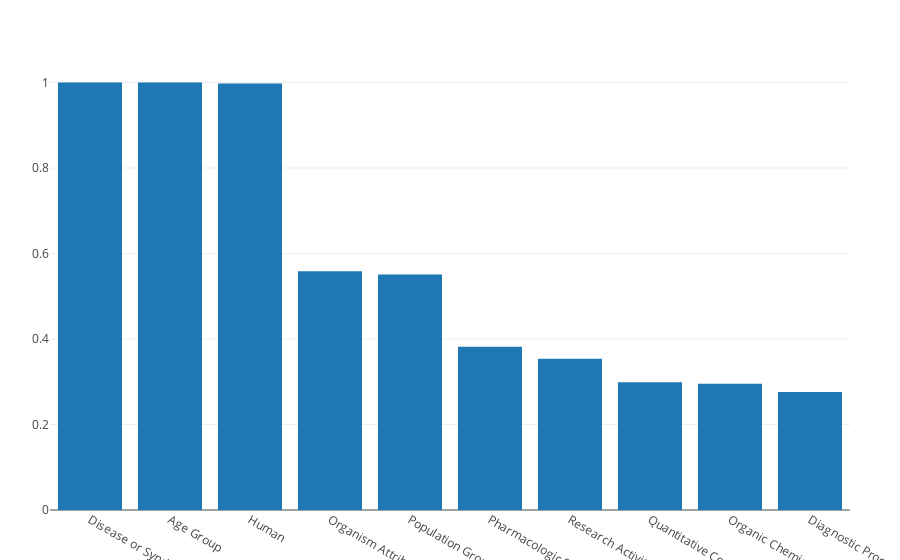

Notebook code cell kept with this figure:
### Code cell
plot(bar(x=semantics_ped[1:10,:semantic_type], y=semantics_ped[1:10,:freq]))

### Figure 1 — Plotly figure (JSON) as saved in the notebook; plotly's stock layout.template omitted (floating-point values rounded to 4 significant figures)
{"data": [{"y": [1.0, 0.9998, 0.9979, 0.5584, 0.5508, 0.3821, 0.3539, 0.2988, 0.2951, 0.2759], "type": "bar", "x": ["Disease or Syndrome", "Age Group", "Human", "Organism Attribute", "Population Group", "Pharmacologic Substance", "Research Activity", "Quantitative Concept", "Organic Chemical", "Diagnostic Procedure"]}], "layout": {"margin": {"r": 50, "l": 50, "b": 50, "t": 60}}}
